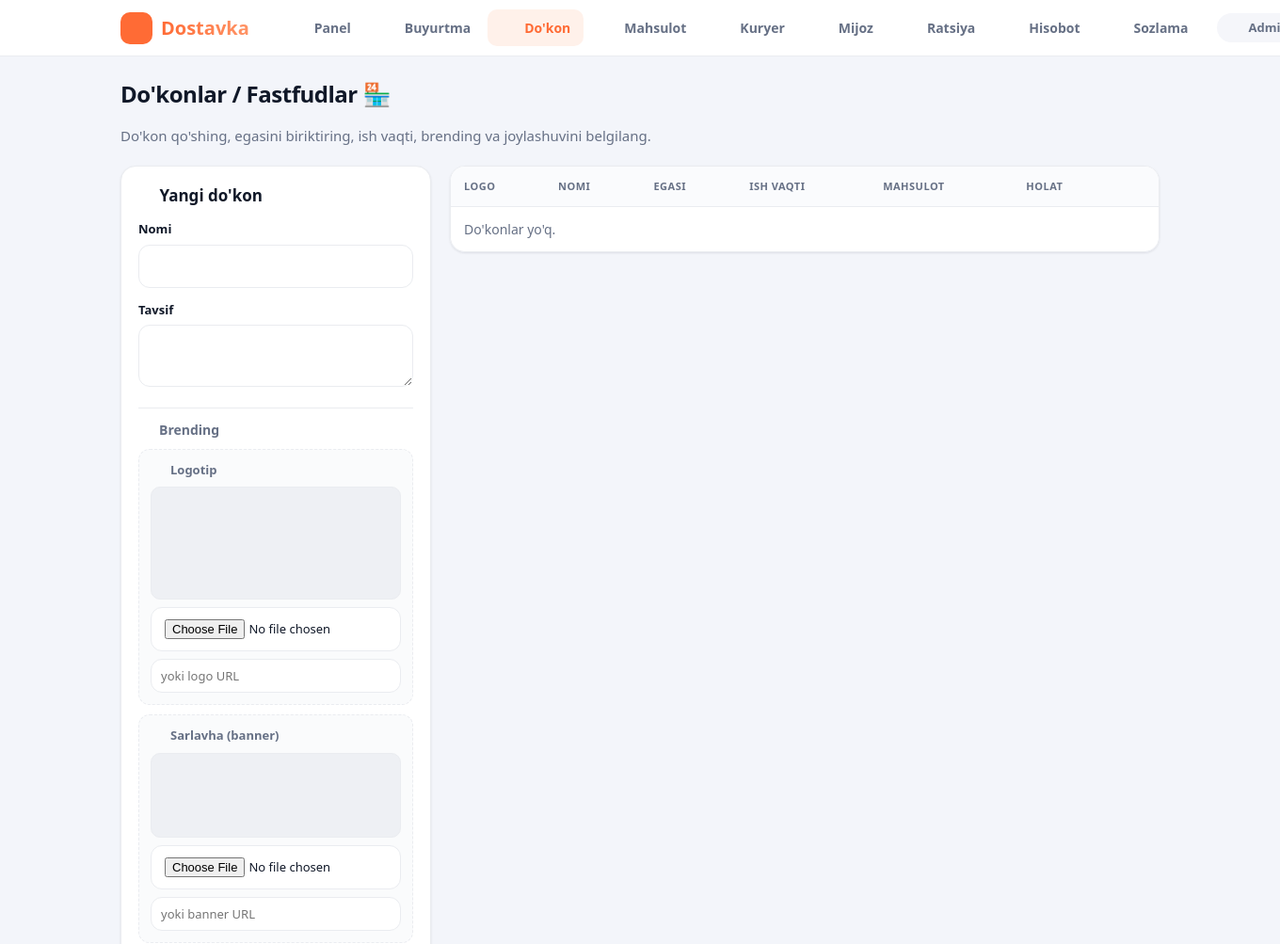
/admin/stores.php (signed in, upper part), run on an earlier commit of the app's database.
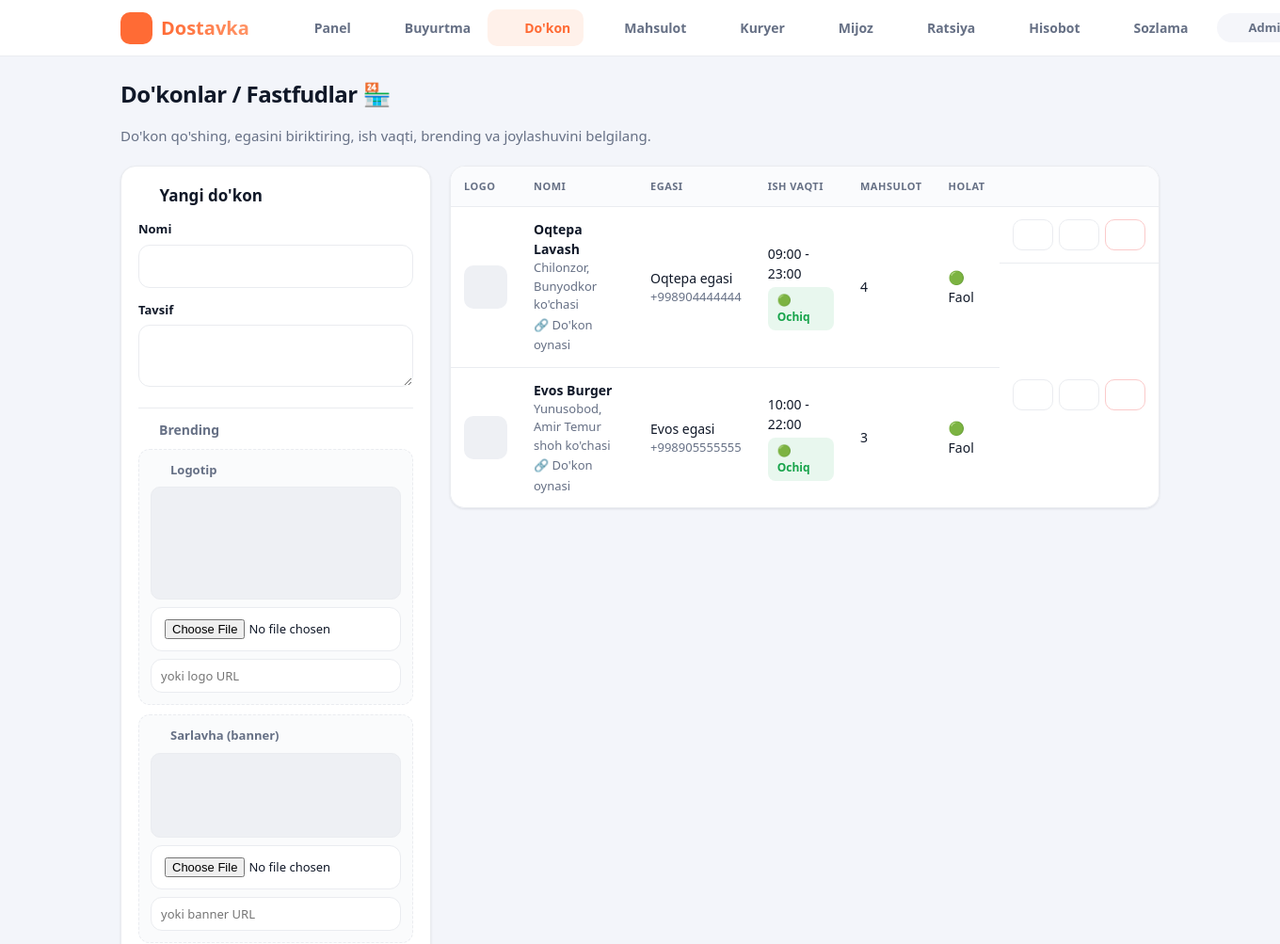
And on a later commit of the database.
### tables this page shows
CREATE TABLE stores (
    id               INT AUTO_INCREMENT PRIMARY KEY,
    owner_id         INT           NULL,
    name             VARCHAR(150)  NOT NULL,
    description      TEXT          NULL,
    image            VARCHAR(255)  NULL,
    logo             VARCHAR(255)  NULL,
    cover            VARCHAR(255)  NULL,
    theme_color      VARCHAR(9)    NOT NULL DEFAULT '#ff6b35',
    address          VARCHAR(255)  NULL,
    phone            VARCHAR(20)   NULL,
    lat              DECIMAL(10,7) NULL,
    lng              DECIMAL(10,7) NULL,
    open_time        TIME          NULL DEFAULT '09:00:00',
    close_time       TIME          NULL DEFAULT '22:00:00',
    work_days        VARCHAR(20)   NOT NULL DEFAULT '1,2,3,4,5,6,7',
    discount_percent DECIMAL(5,2)  NOT NULL DEFAULT 0,
    is_active        TINYINT(1)    NOT NULL DEFAULT 1,
    created_at       TIMESTAMP     NOT NULL DEFAULT CURRENT_TIMESTAMP,
    FOREIGN KEY (owner_id) REFERENCES users(id) ON DELETE SET NULL
);

CREATE TABLE users (
    id            INT AUTO_INCREMENT PRIMARY KEY,
    name          VARCHAR(100)  NOT NULL,
    phone         VARCHAR(20)   NOT NULL UNIQUE,
    password      VARCHAR(255)  NOT NULL,
    role          ENUM('customer','courier','admin','store') NOT NULL DEFAULT 'customer',
    is_active     TINYINT(1)    NOT NULL DEFAULT 1,
    balance       DECIMAL(12,2) NOT NULL DEFAULT 0,
    cashback_balance DECIMAL(12,2) NOT NULL DEFAULT 0,
    lat           DECIMAL(10,7) NULL,
    lng           DECIMAL(10,7) NULL,
    last_seen     TIMESTAMP     NULL,
    created_at    TIMESTAMP     NOT NULL DEFAULT CURRENT_TIMESTAMP
);

### config/db.php (called while the page is built, shortened)
<?php
function db(): PDO
{
    static $pdo = null;
    if ($pdo instanceof PDO) {
        return $pdo;
    }
    $dsn = sprintf(
        'mysql:host=%s;port=%s;dbname=%s;charset=utf8mb4',
        DB_HOST, DB_PORT, DB_NAME
    );
    try {
        $pdo = new PDO($dsn, DB_USER, DB_PASS, [
            PDO::ATTR_ERRMODE            => PDO::ERRMODE_EXCEPTION,
            PDO::ATTR_DEFAULT_FETCH_MODE => PDO::FETCH_ASSOC,
            PDO::ATTR_EMULATE_PREPARES   => false,
        ]);
    } catch (PDOException $e) {
        error_log('DB connection error: ' . $e->getMessage());
        http_response_code(500);
        if (PHP_SAPI !== 'cli'
            && str_contains($_SERVER['HTTP_ACCEPT'] ?? '', 'application/json')) {
            header('Content-Type: application/json; charset=utf-8');
            echo json_encode(['ok' => false, 'error' => 'server_error']);
        } else {
            die('Server xatosi. Iltimos keyinroq urinib ko\'ring.');
        }
        exit;
    }
    return $pdo;
}

### admin/stores.php (the view, shortened to what the changed rows need)
<?php
require_once __DIR__ . '/../includes/functions.php';
require_role('admin');
$edit = null;
$stores = db()->query(
    'SELECT s.*, u.name AS owner_name, u.phone AS owner_phone,
            (SELECT COUNT(*) FROM products p WHERE p.store_id=s.id) AS product_count
     FROM stores s LEFT JOIN users u ON u.id = s.owner_id
     ORDER BY s.created_at DESC'
)->fetchAll();
require __DIR__ . '/../includes/header.php';
?>
<h1 class="page-title">Do'konlar / Fastfudlar 🏪</h1>
<div class="admin-layout">
    <div class="card form-card">
        <h2><?= $edit ? icon('edit',18).' Tahrirlash' : icon('plus',18).' Yangi do\'kon' ?></h2>
    </div>
    <div class="table-wrap">
        <table class="table">
            <thead><tr><th>Logo</th><th>Nomi</th><th>Egasi</th><th>Ish vaqti</th><th>Mahsulot</th><th>Holat</th><th></th></tr></thead>
            <tbody>
            <?php foreach ($stores as $s):
                $open = store_is_open($s); ?>
                <tr>
                    <td><div class="thumb" style="background-image:url('<?= e($s['logo'] ?: $s['image']) ?>')"></div></td>
                    <td>
                        <strong><?= e($s['name']) ?></strong>
                        <div class="muted small"><?= e($s['address'] ?? '') ?></div>
                        <a class="muted small" href="/store_view.php?id=<?= $s['id'] ?>" target="_blank">🔗 Do'kon oynasi</a>
                    </td>
                    <td>
                        <?php if ($s['owner_name']): ?>
                            <?= e($s['owner_name']) ?><div class="muted small"><?= e($s['owner_phone']) ?></div>
                        <?php else: ?><span class="muted">— yo'q —</span><?php endif; ?>
                    </td>
                    <td>
                        <?= e(store_hours_label($s)) ?>
                        <div class="<?= $open ? 'tag fee' : 'tag' ?>" style="margin-top:4px"><?= $open ? '🟢 Ochiq' : '🔴 Yopiq' ?></div>
                    </td>
                    <td><?= (int)$s['product_count'] ?></td>
                    <td><?= $s['is_active'] ? '🟢 Faol' : '🔴 Yopilgan' ?></td>
                    <td class="row-actions">
                        <a class="btn sm" href="?edit=<?= $s['id'] ?>"><?= icon('edit',15) ?></a>
                        <form method="post">
                            <button class="btn sm" title="Faollik"><?= $s['is_active'] ? icon('x',15) : icon('check',15) ?></button>
                        </form>
                        <form method="post" data-confirm="Do'kon o'chirilsinmi? Mahsulotlar do'konsiz qoladi.">
                            <button class="btn sm danger"><?= icon('trash',15) ?></button>
                        </form>
                    </td>
                </tr>
            <?php endforeach; ?>
            <?php if (!$stores): ?><tr><td colspan="7" class="muted">Do'konlar yo'q.</td></tr><?php endif; ?>
            </tbody>
        </table>
    </div>
</div>
<link rel="stylesheet" href="https://unpkg.com/leaflet@1.9.4/dist/leaflet.css">
<?php require __DIR__ . '/../includes/footer.php'; ?>

### includes/header.php (shortened to what the changed rows need)
<?php
require_once __DIR__ . '/functions.php';
$u = current_user();
$cur = $_SERVER['PHP_SELF'] ?? '';
$navItems = [];
if ($u) {
    if ($u['role'] === 'customer') {
        $navItems = [
            ['/index.php',  'home',    'Bosh'],
            ['/cart.php',   'cart',    'Savat',  cart_count()],
            ['/orders.php', 'package', 'Buyurtma'],
            ['/profile.php','user',    'Profil'],
        ];
    } elseif ($u['role'] === 'admin') {
        $navItems = [
            ['/admin/index.php',    'dashboard','Panel'],
            ['/admin/orders.php',   'list',     'Buyurtma'],
            ['/admin/stores.php',   'box',      'Do\'kon'],
            ['/admin/products.php', 'package',  'Mahsulot'],
            ['/admin/couriers.php', 'truck',    'Kuryer'],
            ['/admin/customers.php','user',     'Mijoz'],
            ['/admin/ratsiya.php',  'mic',      'Ratsiya'],
            ['/admin/stats.php',    'chart',    'Hisobot'],
            ['/admin/settings.php', 'settings', 'Sozlama'],
        ];
    }
}
?>
<!DOCTYPE html>
<html lang="uz">
<head>
    <link rel="stylesheet" href="/assets/css/style.css">
</head>
<body class="<?= $u ? 'role-' . e($u['role']) : 'guest' ?>">
<header class="topbar">
    <div class="topbar-inner">
            <span class="brand-logo"><?= icon('truck', 20) ?></span>
        <?php if ($u): ?>
            <nav class="nav-desktop">
                <?php foreach ($navItems as $it): ?>
                    <a href="<?= e($it[0]) ?>" class="<?= str_contains($cur, ltrim($it[0], '/')) ? 'active' : '' ?>">
                        <?= icon($it[1], 18) ?><span><?= e($it[2]) ?></span>
                    </a>
                <?php endforeach; ?>
            </nav>
        <?php endif; ?>
    </div>
</header>
<main class="container">

### includes/functions.php (shortened to what the changed rows need)
<?php
require_once __DIR__ . '/../config/db.php';
function e(?string $v): string
{
    return htmlspecialchars((string)$v, ENT_QUOTES, 'UTF-8');
}
function current_user(): ?array
{
    static $user = null;
    if ($user === null) {
        $stmt = db()->prepare('SELECT * FROM users WHERE id = ? LIMIT 1');
        $stmt->execute([$_SESSION['user_id']]);
        $user = $stmt->fetch() ?: null;
    }
    return $user;
}
function is_logged_in(): bool
{
    return current_user() !== null;
}
function require_login(): void
{
    if (!is_logged_in()) {
        redirect('/login.php');
    }
}
function require_role(string ...$roles): void
{
    require_login();
}
function store_is_open(array $store, ?int $ts = null): bool
{
    $ts   = $ts ?? time();
    $dow  = (int)date('N', $ts);
    $days = array_filter(array_map('intval', explode(',', (string)($store['work_days'] ?? '1,2,3,4,5,6,7'))));
    $open  = $store['open_time']  ?? null;
    $close = $store['close_time'] ?? null;
    $now = date('H:i:s', $ts);
    if ($close > $open) {
        return $now >= $open && $now <= $close;
    }
    return $now >= $open || $now <= $close;
}
function store_hours_label(array $store): string
{
    $o = substr((string)($store['open_time']  ?? ''), 0, 5);
    $c = substr((string)($store['close_time'] ?? ''), 0, 5);
    return $o . ' - ' . $c;
}
function icon(string $name, int $size = 22): string
{
    $p = $paths[$name] ?? $paths['box'];
    return '<svg class="ic" width="' . $size . '" height="' . $size . '" viewBox="0 0 24 24" '
         . 'fill="none" stroke="currentColor" stroke-width="2" stroke-linecap="round" '
         . 'stroke-linejoin="round" aria-hidden="true">' . $p . '</svg>';
}

What changed in the data, as far as the page shows it:
added stores: name "Oqtepa Lavash", address "Chilonzor, Bunyodkor ko'chasi", owner.name "Oqtepa egasi", owner.phone "+998904444444", store_hours_label($s) "09:00 - 23:00", shows "🟢 Ochiq", product_count "4", is_active "🟢 Faol", $size 15 (drawn)
added stores: name "Evos Burger", address "Yunusobod, Amir Temur shoh ko'chasi", owner.name "Evos egasi", owner.phone "+998905555555", store_hours_label($s) "10:00 - 22:00", shows "🟢 Ochiq", product_count "3", is_active "🟢 Faol", $size 15 (drawn)
Also different on the page:
text no longer shown: "Do'konlar yo'q."
